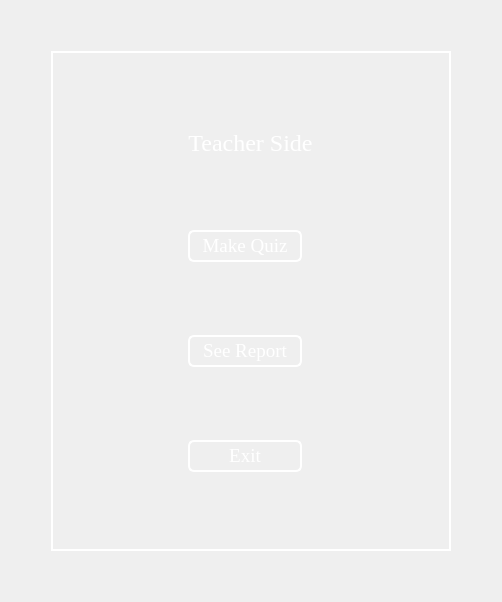
      <widget class="QWidget" name="page_7">
       <layout class="QGridLayout" name="gridLayout_10">
        <item row="1" column="1">
         <widget class="QFrame" name="frame_5">
          <property name="minimumSize">
           <size>
            <width>400</width>
            <height>500</height>
           </size>
          </property>
          <property name="styleSheet">
           <string notr="true"> border:2px solid #ffffff;</string>
          </property>
          <property name="frameShape">
           <enum>QFrame::StyledPanel</enum>
          </property>
          <property name="frameShadow">
           <enum>QFrame::Raised</enum>
          </property>
          <layout class="QGridLayout" name="gridLayout_9">
           <item row="0" column="0">
            <widget class="QLabel" name="label_18">
             <property name="sizePolicy">
              <sizepolicy hsizetype="Preferred" vsizetype="Fixed">
               <horstretch>0</horstretch>
               <verstretch>0</verstretch>
              </sizepolicy>
             </property>
             <property name="font">
              <font>
               <family>Times New Roman</family>
               <pointsize>18</pointsize>
              </font>
             </property>
             <property name="styleSheet">
              <string notr="true">color: rgb(255, 255, 255);
 border:none;</string>
             </property>
             <property name="text">
              <string>Teacher Side</string>
             </property>
             <property name="alignment">
              <set>Qt::AlignCenter</set>
             </property>
            </widget>
           </item>
           <item row="2" column="0">
            <widget class="QPushButton" name="pushButton_13">
             <property name="font">
              <font>
               <family>Times New Roman</family>
               <pointsize>14</pointsize>
              </font>
             </property>
             <property name="styleSheet">
              <string notr="true">QPushButton{
background:none;
 border:2px solid #ffffff;
 border-radius:6px;
 color:#ffffff;
 padding-top:3px;
 padding-bottom:3px;
max-width:110px;
}
     QPushButton:hover{
	color: rgb(255, 255, 255);
	border-color: rgb(195, 206, 224);
}</string>
             </property>
             <property name="text">
              <string>Make Quiz</string>
             </property>
            </widget>
           </item>
           <item row="4" column="0">
            <widget class="QPushButton" name="pushButton_12">
             <property name="font">
              <font>
               <family>Times New Roman</family>
               <pointsize>14</pointsize>
              </font>
             </property>
             <property name="styleSheet">
              <string notr="true">QPushButton{
background:none;
 border:2px solid #ffffff;
 border-radius:6px;
 color:#ffffff;
 padding-top:3px;
 padding-bottom:3px;
max-width:110px;
}
     QPushButton:hover{
	color: rgb(255, 255, 255);
	border-color: rgb(195, 206, 224);
}</string>
             </property>
             <property name="text">
              <string>Exit</string>
             </property>
            </widget>
           </item>
           <item row="3" column="0">
            <widget class="QPushButton" name="pushButton_14">
             <property name="font">
              <font>
               <family>Times New Roman</family>
               <pointsize>14</pointsize>
              </font>
             </property>
             <property name="styleSheet">
              <string notr="true">QPushButton{
background:none;
 border:2px solid #ffffff;
 border-radius:6px;
 color:#ffffff;
 padding-top:3px;
 padding-bottom:3px;
max-width:110px;
}
     QPushButton:hover{
	color: rgb(255, 255, 255);
	border-color: rgb(195, 206, 224);
}</string>
             </property>
             <property name="text">
              <string>See Report</string>
             </property>
            </widget>
           </item>
          </layout>
         </widget>
        </item>
        <item row="0" column="1">
         <spacer name="verticalSpacer_7">
          <property name="orientation">
           <enum>Qt::Vertical</enum>
          </property>
          <property name="sizeHint" stdset="0">
           <size>
            <width>20</width>
            <height>40</height>
           </size>
          </property>
         </spacer>
        </item>
        <item row="1" column="0">
         <spacer name="horizontalSpacer_9">
          <property name="orientation">
           <enum>Qt::Horizontal</enum>
          </property>
          <property name="sizeHint" stdset="0">
           <size>
            <width>40</width>
            <height>20</height>
           </size>
          </property>
         </spacer>
        </item>
        <item row="1" column="2">
         <spacer name="horizontalSpacer_8">
          <property name="orientation">
           <enum>Qt::Horizontal</enum>
          </property>
          <property name="sizeHint" stdset="0">
           <size>
            <width>40</width>
            <height>20</height>
           </size>
          </property>
         </spacer>
        </item>
        <item row="2" column="1">
         <spacer name="verticalSpacer_8">
          <property name="orientation">
           <enum>Qt::Vertical</enum>
          </property>
          <property name="sizeHint" stdset="0">
           <size>
            <width>20</width>
            <height>40</height>
           </size>
          </property>
         </spacer>
        </item>
       </layout>
      </widget>
